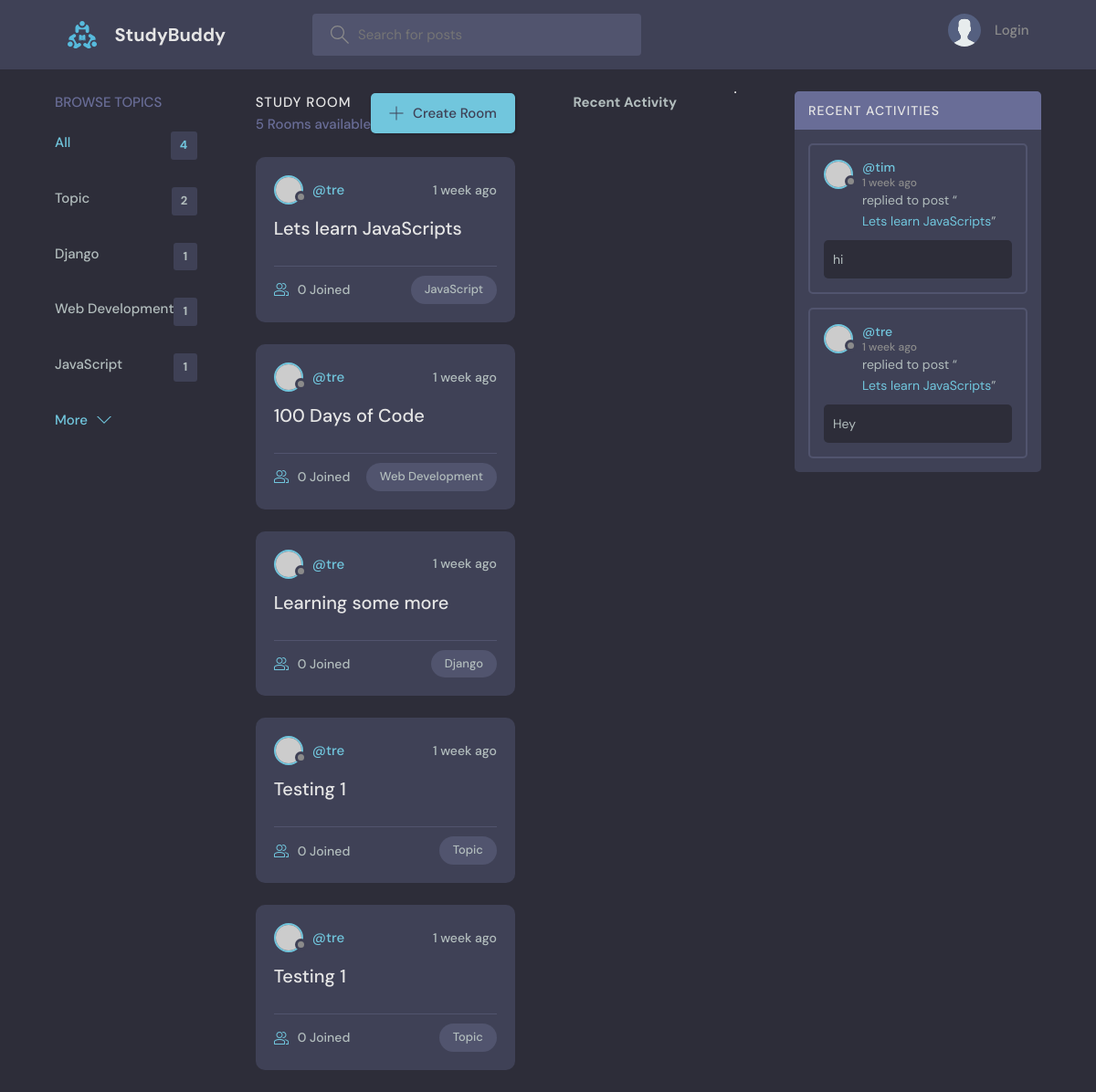
/, run on an earlier commit of the app's database.
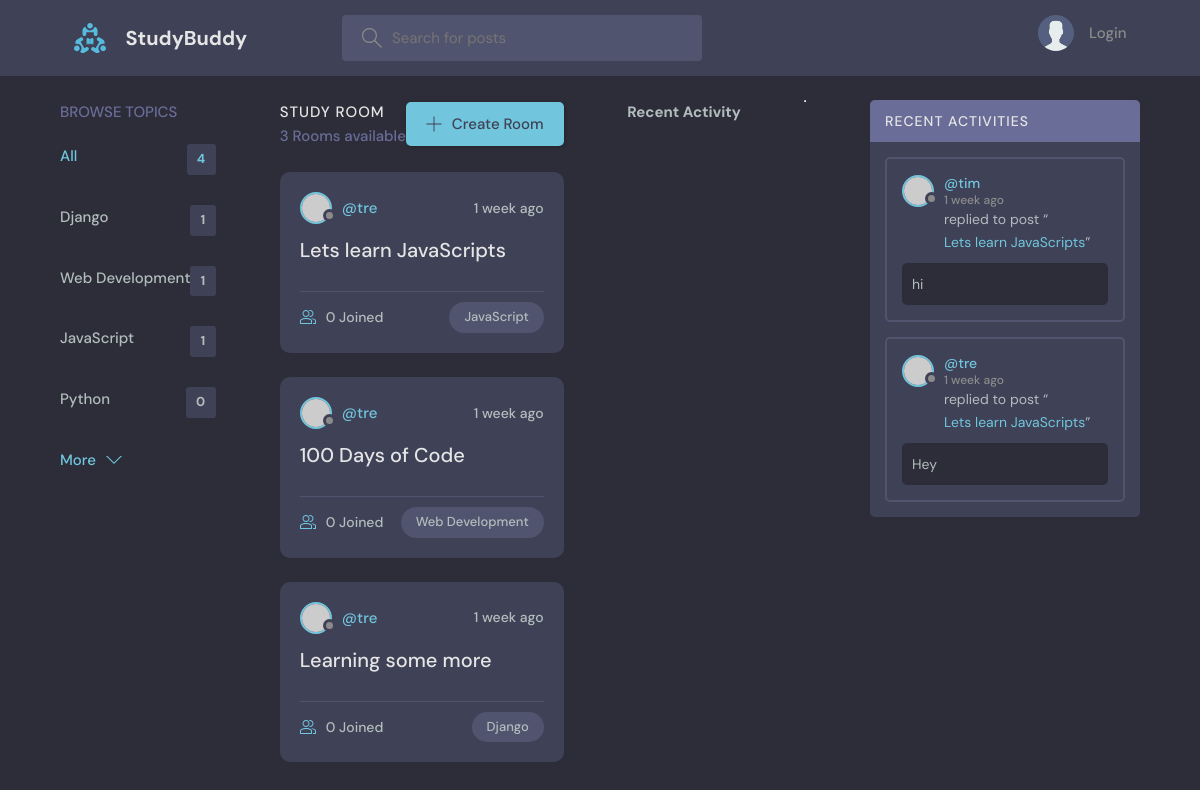
And on a later commit of the database.
### base/models.py (models this page shows, shortened)
class Topic(models.Model):
    name = models.CharField(max_length=200)

class Room(models.Model):
    host = models.ForeignKey(User, on_delete=models.SET_NULL, null=True)
    topic = models.ForeignKey(Topic, on_delete=models.SET_NULL, null=True)
    name = models.CharField(max_length=200)
    description = models.TextField(null=True, blank = True)
    participants = models.ManyToManyField(User, related_name='participants', blank=True)
    updated = models.DateTimeField(auto_now=True)
    created = models.DateTimeField(auto_now_add=True)
    class Meta:
        ordering =['-updated', '-created']
    def __str__(self):
        return self.name

class Message(models.Model):
    user = models.ForeignKey(User, on_delete=models.CASCADE)
    room = models.ForeignKey(Room, on_delete=models.CASCADE)
    body = models.TextField()
    updated = models.DateTimeField(auto_now=True)
    created = models.DateTimeField(auto_now_add=True)
    class Meta:
        ordering =['-updated', '-created']

### base/views.py (the view)
# urls.py: path('', views.home, name="home"),
def home(request):
    q=request.GET.get('q') if request.GET.get('q') != None else ''
    rooms = Room.objects.filter(
        Q(topic__name__icontains=q) |
        Q(name__icontains=q) |
        Q(description__icontains=q)
        )
    topics = Topic.objects.all()
    room_count = rooms.count()
    room_messages = Message.objects.filter(Q(room__topic__name__icontains=q))
    context= {'rooms': rooms, 'topics':topics, 'room_count': room_count,
              'room_messages': room_messages}
    return render(request, 'base/home.html', context)

### templates/base/home.html (shortened to what this page needs)
{% extends 'main.html' %}
{% block content %}
    <main class="layout layout--3">
      <div class="container">
        {% include 'base/topics_component.html' %}
        <div class="roomList">
          <div class="roomList__header">
            <div>
              <h2>Study Room</h2>
              <p>{{room_count}} Rooms available</p>
            </div>
            <a class="btn btn--main" href="{% url 'create-room' %}">
              <svg version="1.1" xmlns="http://www.w3.org/2000/svg" width="32" height="32" viewBox="0 0 32 32">
                <title>add</title>
                <path
                  d="M16.943 0.943h-1.885v14.115h-14.115v1.885h14.115v14.115h1.885v-14.115h14.115v-1.885h-14.115v-14.115z"
                ></path>
              </svg>
              Create Room
            </a>
          </div>
          {% include 'base/feed_component.html' %}
        </div>
         {% include 'base/activity_component.html' %}
      </div>
    </main>
{% endblock %}

### templates/base/topics_component.html (shortened to what this page needs)
<!DOCTYPE html>
<html lang="en">
<head>
</head>
<body>
    <div class="topics">
        <div class="topics__header">
          <h2>Browse Topics</h2>
        </div>
        <ul class="topics__list">
          <li>
            <a href="{% url 'home' %}" class="active">All <span>{{topics.count}}</span></a>
          </li>
          {% for topic in topics %}
          <li>
            <a href="{% url 'home' %}?q={{topic.name}}">{{topic.name}}<span>{{topic.room_set.all.count}}</span></a>
          </li>
          {% endfor %}
        </ul>
        <a class="btn btn--link" href="topics.html">
          More
          <svg version="1.1" xmlns="http://www.w3.org/2000/svg" width="32" height="32" viewBox="0 0 32 32">
            <title>chevron-down</title>
            <path d="M16 21l-13-13h-3l16 16 16-16h-3l-13 13z"></path>
          </svg>
        </a>
      </div>
</body>
</html>

### templates/base/feed_component.html (shortened to what this page needs)
<!DOCTYPE html>
<html lang="en">
<head>
</head>
<body>
    {% for room in rooms %}
    <div class="roomListRoom">
        <div class="roomListRoom__header">
          <a href="{% url 'user-profile' room.host.id %}" class="roomListRoom__author">
            <div class="avatar avatar--small">
              <img src="https://randomuser.me/api/portraits/women/11.jpg" />
            </div>
            <span>@{{room.host.username}}</span>
          </a>
          <div class="roomListRoom__actions">
            <span>{{room.created|timesince}} ago</span>
          </div>
        </div>
        <div class="roomListRoom__content">
          <a href="{% url 'room' room.id %}">{{room.name}}</a>
        </div>
        <div class="roomListRoom__meta">
          <a href="{% url 'room' room.id %}" class="roomListRoom__joined">
            {{room.participants.all.count}} Joined
          </a>
          <p class="roomListRoom__topic">{{room.topic.name}}</p>
        </div>
      </div>
    {% endfor %}
</body>
</html>

### templates/base/activity_component.html (shortened to what this page needs)
<!DOCTYPE html>
<html lang="en">
<head>
</head>
<body>
    <h3>Recent Activity</h3>
    <hr>
    <div class="activities">
        <div class="activities__header">
          <h2>Recent Activities</h2>
        </div>
        {% for message in room_messages %}
        <div class="activities__box">
          <div class="activities__boxHeader roomListRoom__header">
            <a href="{% url 'user-profile' message.user.id %}" class="roomListRoom__author">
              <div class="avatar avatar--small">
                <img src="https://randomuser.me/api/portraits/women/11.jpg" />
              </div>
              <p>
                @{{message.user}}
                <span>{{message.created|timesince}} ago</span>
              </p>
            </a>
          </div>
          <div class="activities__boxContent">
            <p>replied to post “<a href="{% url 'room' message.room.id %}">{{message.room}}</a>”</p>
            <div class="activities__boxRoomContent">
              {{message.body}}
            </div>
          </div>
        </div>
        {% endfor %}
      </div>
</body>
</html>

What changed in the data, as far as the page shows it:
removed Topic: name "Topic", room_set.all.count "2"
removed Room: host.username "tre", created "1 week", name "Testing 1", participants.all.count "0", topic.name "Topic"
removed Room: host.username "tre", created "1 week", name "Testing 1", participants.all.count "0", topic.name "Topic"
added Topic: name "Python", room_set.all.count "0"
Also different on the page:
{{ room_count }}: "5" → "3"
